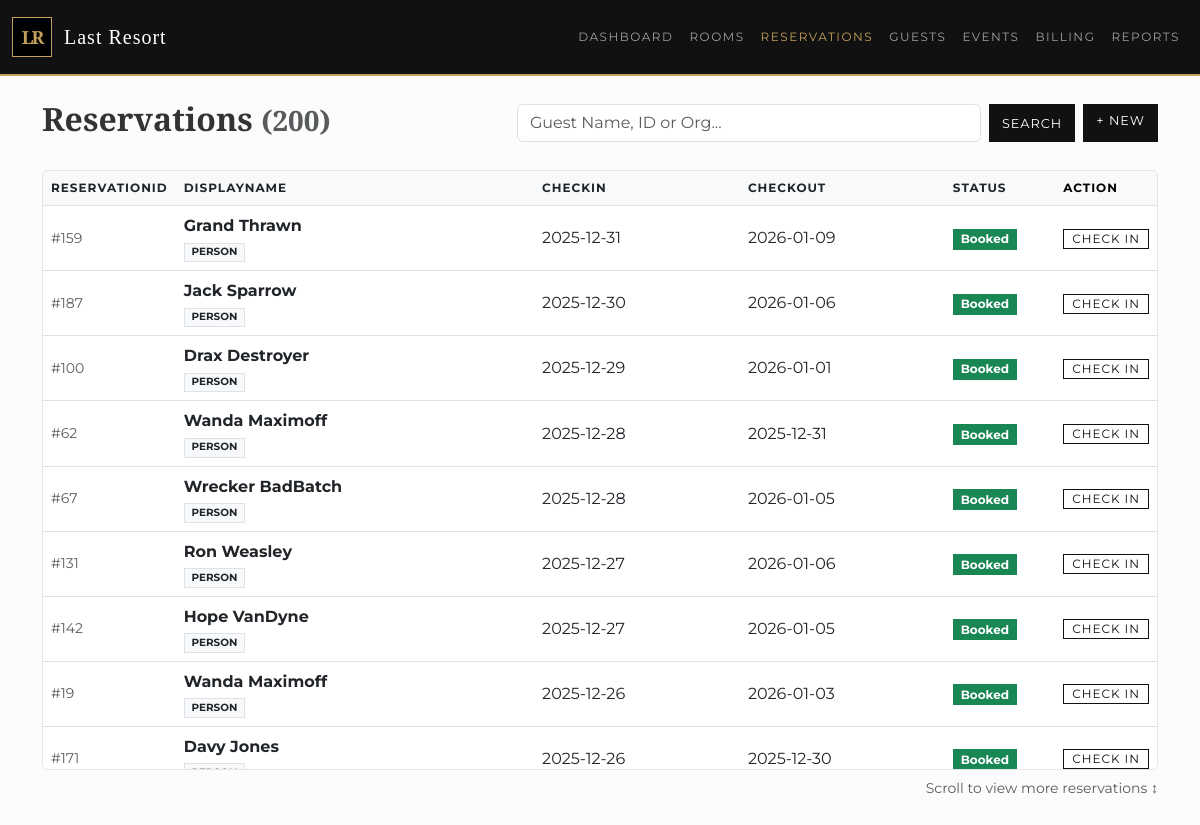
The app's page /reservations with its own data.
### tables this page shows
CREATE TABLE reservation (
    resvId INTEGER PRIMARY KEY,
    partyId INTEGER, 
    dateCreated DATETIME DEFAULT CURRENT_TIMESTAMP,
    startDate DATE,
    roomId INTEGER,
    endDate DATE,
    status TEXT, 
    FOREIGN KEY(partyId) REFERENCES party(partyId),
    FOREIGN KEY(roomId) REFERENCES room(roomId)
);

### app.py (the view, shortened to what this page needs)
@app.route('/reservations')
def reservations():
    db = get_db()
    search_query = request.args.get('search', '')
    sort = request.args.get('sort', 'startDate')   # 默认按开始日期排序
    direction = request.args.get('direction', request.args.get('order', 'desc')).lower()
    allowed_sort_cols = {
        "resvId": "r.resvId",
        "startDate": "r.startDate",
        "endDate": "r.endDate",
        "status": "r.status",
        "displayName": "displayName"
    }
    sort_col = allowed_sort_cols.get(sort, "r.startDate")
    direction = "ASC" if direction == "asc" else "DESC"
    sql = f"""
        SELECT
            r.resvId, r.startDate, r.endDate, r.status,
            COALESCE(pe.firstName || ' ' || pe.lastName, o.orgName) as displayName,
            CASE WHEN pe.partyId IS NOT NULL THEN 'Person' ELSE 'Org' END as partyType
        FROM reservation r
        JOIN party p ON r.partyId = p.partyId
        LEFT JOIN person pe ON p.partyId = pe.partyId
        LEFT JOIN organization o ON p.partyId = o.partyId
        WHERE 1=1
    """
    params = []
    sql += f" ORDER BY {sort_col} {direction}"
    reservations = db.execute(sql, params).fetchall()
    return render_template(
        'reservations.html',
        reservations=reservations,
        active_page='reservations'
    )

### app.py (called while the page is built)
def get_db():
    db = getattr(g, '_database', None)
    if db is None:
        db = g._database = sqlite3.connect(DATABASE)
        db.row_factory = sqlite3.Row
    return db

@app.teardown_appcontext
def close_connection(exception):
    db = getattr(g, '_database', None)
    if db is not None:
        db.close()

### templates/reservations.html
{% from "_components/sortable.html" import sortable %}
{% extends "base.html" %}
{% block content %}
<div class="row align-items-center mb-4">
    <div class="col-md-5">
        <h2>Reservations <small class="text-muted">({{ reservations|length }})</small></h2>
    </div>
    <div class="col-md-7">
        <div class="d-flex gap-2 justify-content-end">
            <form action="/reservations" method="get" class="d-flex gap-2 flex-grow-1 justify-content-end">
                <input type="text" name="search" class="form-control" placeholder="Guest Name, ID or Org..." value="{{ request.args.get('search', '') }}">
                <button type="submit" class="btn btn-primary">Search</button>
            </form>
            <a href="/reservations/new" class="btn btn-primary text-nowrap">+ New</a>
        </div>
    </div>
</div>
<div class="table-scroll-container card">
    <table class="table table-hover align-middle mb-0">
        <thead class="table-light">
            <tr>
                <th class="text-nowrap" style="width: 1%;">
                    {{ sortable("ID", "reservationId") }}
                </th>
                <th>
                    {{ sortable("Guest / Party", "displayName") }}
                </th>
                <th class="text-nowrap">
                    {{ sortable("Check In", "checkIn") }}
                </th>
                <th class="text-nowrap">
                    {{ sortable("Check Out", "checkOut") }}
                </th>
                <th class="text-nowrap" style="width: 1%;">
                    {{ sortable("Status", "status") }}
                </th>
                <th class="text-nowrap" style="width: 1%;">
                    Action
                </th>
            </tr>
        </thead>
        <tbody>
            {% for r in reservations %}
            <tr>
                <td class="text-nowrap text-muted small">#{{ r.resvId }}</td>
                <td>
                    <strong>{{ r.displayName }}</strong>
                    <br>
                    <span class="badge bg-light text-dark border rounded-0 text-uppercase" style="font-size: 0.65rem;">{{ r.partyType }}</span>
                </td>
                <td class="text-nowrap">{{ r.startDate }}</td>
                <td class="text-nowrap">{{ r.endDate }}</td>
                <td class="text-nowrap">
                    <span class="badge rounded-0 {% if r.status == 'CheckedIn' %}bg-primary{% elif r.status == 'Booked' %}bg-success{% else %}bg-secondary{% endif %}">
                        {{ r.status }}
                    </span>
                </td>
                <td class="text-nowrap">
                    {% if r.status == 'Booked' %}
                    <a href="/checkin/{{ r.resvId }}" class="btn btn-sm btn-outline-dark rounded-0 py-0" style="font-size: 0.75rem;">Check In</a>
                    {% endif %}
                </td>
            </tr>
            {% else %}
            <tr><td colspan="6" class="text-center p-3 text-muted">No reservations found.</td></tr>
            {% endfor %}
        </tbody>
    </table>
</div>
<div class="mt-2 text-muted small text-end">Scroll to view more reservations ↕</div>
{% endblock %}

### static/css/style.css (style rules this page uses)
:root { --primary-black: #111; --primary-gold: #c5a059; --text-dark: #333; --table-header-grey: #f8f9fa; --border-color: #e5e5e5; --status-clean: #27ae60; --status-occupied: #f39c12; --status-dirty: #c0392b; }
body { font-family: 'Montserrat', sans-serif; background-color: #fcfcfc; color: var(--text-dark); }
h1, h2, h3, h4, h5, h6 { font-family: 'Cinzel', serif; font-weight: 600; }
.table-custom thead, .table-hover thead { background-color: var(--table-header-grey); color: var(--primary-black); font-family: 'Montserrat', sans-serif; font-size: 0.75rem; text-transform: uppercase; letter-spacing: 1px; }
.table-scroll-container { max-height: 600px; overflow-y: auto; overflow-x: auto; border: 1px solid var(--border-color); background: white; }
.table-scroll-container table { min-width: 100%; white-space: nowrap; }
.table-scroll-container thead th { position: sticky; top: 0; background-color: var(--table-header-grey); z-index: 20; box-shadow: 0 2px 2px -1px rgba(0,0,0,0.1); border-top: none; }
.btn { border-radius: 0 !important; text-transform: uppercase; font-family: 'Montserrat', sans-serif; letter-spacing: 1px; font-size: 0.8rem; }
.btn-primary { background-color: var(--primary-black); border-color: var(--primary-black); color: white; }
.btn-outline-dark { border-color: var(--primary-black); color: var(--primary-black); }

### records on screen
reservation: resvId "159", displayName "Grand Thrawn", partyType "PERSON", startDate "2025-12-31", endDate "2026-01-09", status "Booked"
reservation: resvId "187", displayName "Jack Sparrow", partyType "PERSON", startDate "2025-12-30", endDate "2026-01-06", status "Booked"
reservation: resvId "100", displayName "Drax Destroyer", partyType "PERSON", startDate "2025-12-29", endDate "2026-01-01", status "Booked"
reservation: resvId "62", displayName "Wanda Maximoff", partyType "PERSON", startDate "2025-12-28", endDate "2025-12-31", status "Booked"
reservation: resvId "67", displayName "Wrecker BadBatch", partyType "PERSON", startDate "2025-12-28", endDate "2026-01-05", status "Booked"
reservation: resvId "131", displayName "Ron Weasley", partyType "PERSON", startDate "2025-12-27", endDate "2026-01-06", status "Booked"
reservation: resvId "142", displayName "Hope VanDyne", partyType "PERSON", startDate "2025-12-27", endDate "2026-01-05", status "Booked"
reservation: resvId "19", displayName "Wanda Maximoff", partyType "PERSON", startDate "2025-12-26", endDate "2026-01-03", status "Booked"
reservation: resvId "171", displayName "Davy Jones", startDate "2025-12-26", endDate "2025-12-30", status "Booked"

### other values on screen
{{ reservations|length }} "200"
{{ label }} "RESERVATIONID DISPLAYNAME CHECKIN CHECKOUT STATUS"
